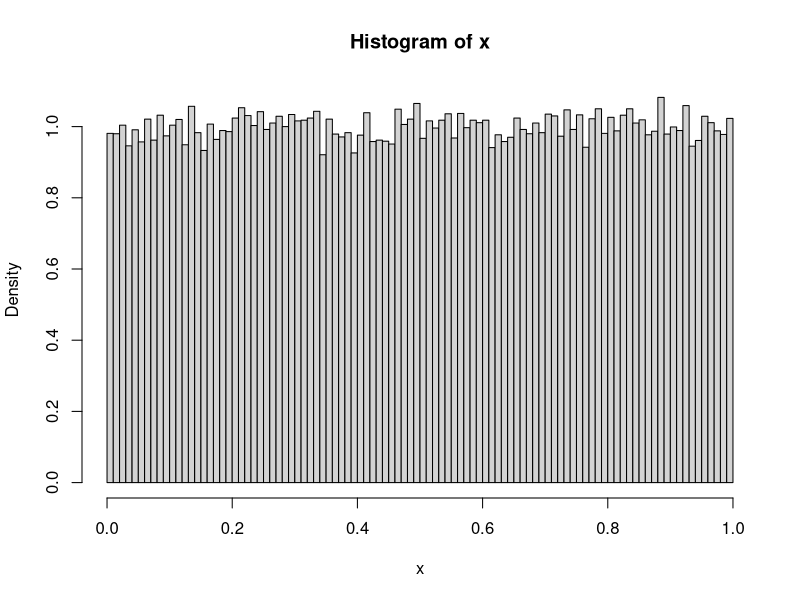
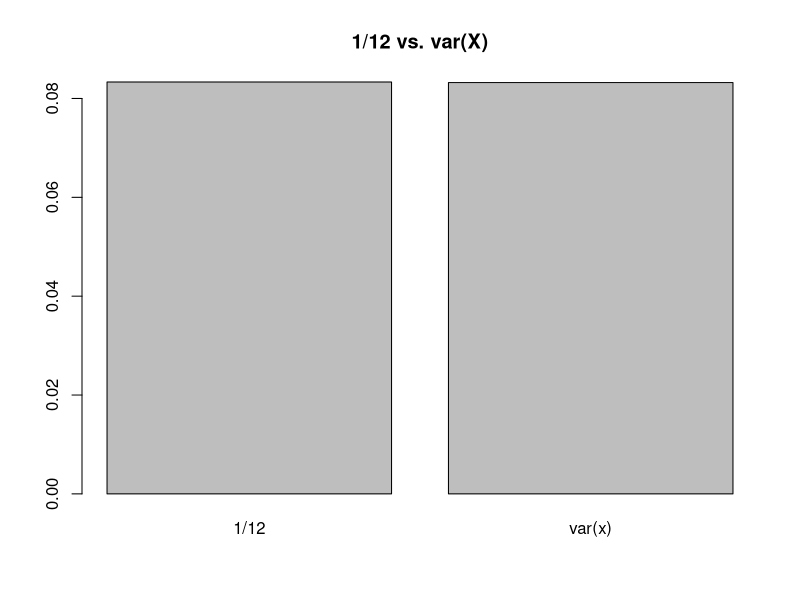
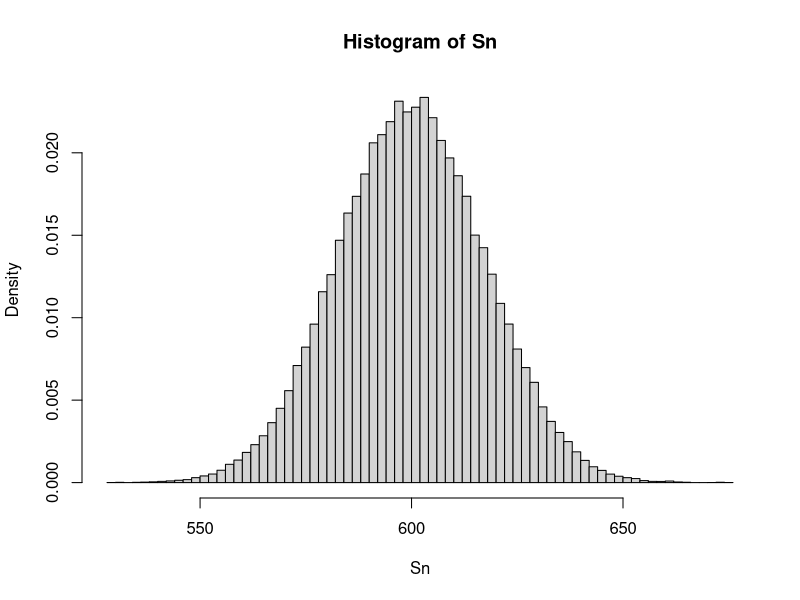
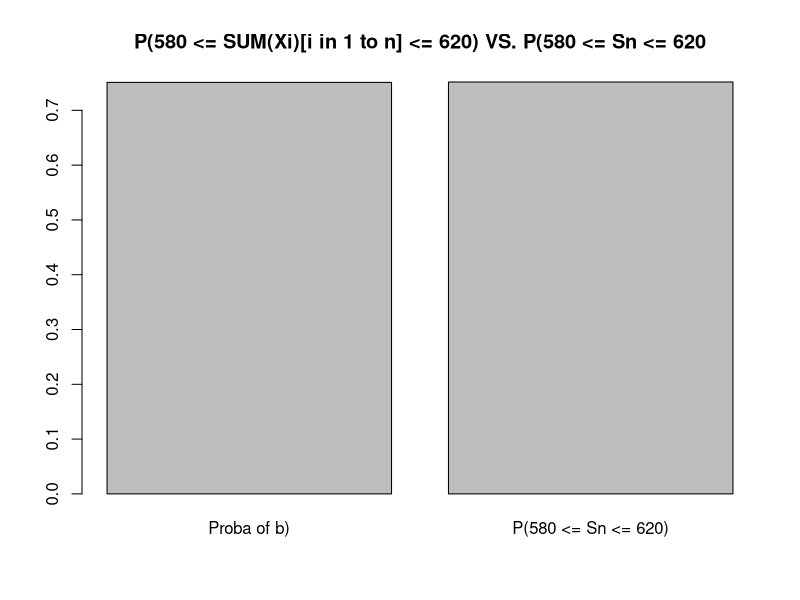

The R source for these figures, in order:
#Assignment 1 2DF20 
#Part 2
#Exercice 3 : X is a continuous uniform random variable on [0,1], X ~ Unif(0,1)

#a) Show that Var(Xi) = 1/12 
n <- 100000 # number of sample
x <- runif(n,0,1) # draw n random number following the uniform distribution Unif(0,1)
hist(x, freq=FALSE, breaks=100) #Assignment ask us to draw histogram for each distribution
var <- var(x) #compute the var of x

############### RESULT #####################
barplot(c(1/12, var), main="1/12 vs. var(X)", names.arg=c("1/12","var(x)"))




#b) Let n = 1200. Compute P(580 ≤ SUM(Xi) i in 1 to n ≤ 620).
runs <- 10000 #Number of runs for the simulation

#Simulation function
simulationB <- function() {
  result <- vector() #empty vector to stock result
  for(i in 1:runs) {
    n <- 1200 #number of sample
    x <- runif(n,0,1) # draw n random number following distribution Unif(1,0)
    sum <- sum(x) #Sum all the random number Xi
    result[i] <- sum #Stock the sum in our vector result
  }
  return(result) #return the sum of Xi for each run in a vector
}

simB <- simulationB() #We simulate the experience
simB <- (simB <= 620 & simB >= 580) #We keep only sum that are between 580 and 620
proba = sum(simB)/runs #we divide the number of element between 580 and 600 by the total number of elements (runs can be replace by length(sim)) to obtain the simulation probability

############### RESULT #########################
proba




#c)Let N~Bin(3600, 1/3). Find Sn= [SUM(Xi) i in 1 to N] 
#As discussed with Mr. Boon, instead of using the property 1.26 of the lecture we will just repeat the question b but this time we generate n using a binomial distribution
runs <- 100000
simulationC <- function() {
  result <- vector()
  for(i in 1:runs){
    n <- rbinom(1,3600,1/3) #generate a N following the binomial distribution with n = 3600 and p = 1/3
    x <- runif(n,0,1) # draw n random number following distribution Unif(1,0)
    sum <- sum(x) #Sum all the random number Xi
    result[i] <- sum #Stock the sum in our vector result
  }
  return(result)
}

Sn <- simulationC()

####################### RESULT ########################
hist(Sn, freq=FALSE,breaks=100) #The histogram of the distribution Sn









#d)Now let's compute P(580 <= Sn <= 620) and compare the result with the one obtain in b)
#To obtain a representative result we will simulate a lot of Sn distribution (using code of question b), and then compute the probability for each one and take the average
# WARNING: Running time ~30sec, you can reduce it by modifying "nbrDist" wich is the number of distribution we will simulate to take the average probability
nbrDist <- 10
result <- vector()
for(i in 1:nbrDist) {
  sn <- simulationC()
  sn <- (sn <= 620 & sn >= 580)
  proba = sum(sn)/length(sn)
  result[i] <- proba
}
averageProba <- mean(result)
#################### RESULT #########################
barplot(c(proba, averageProba), main="P(580 <= SUM(Xi)[i in 1 to n] <= 620) VS. P(580 <= Sn <= 620", names.arg=c("Proba of b)","P(580 <= Sn <= 620)"))
proba
averageProba

